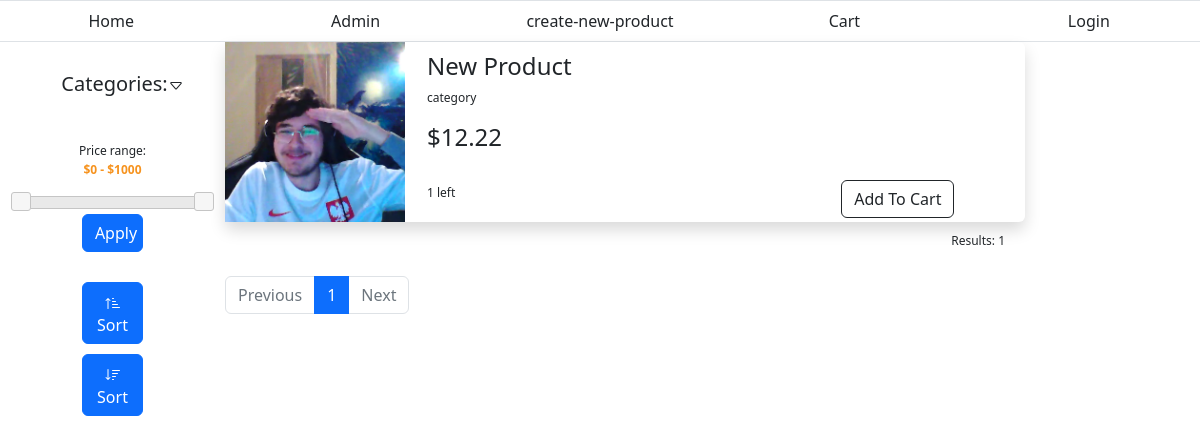
The app's page /, older data.
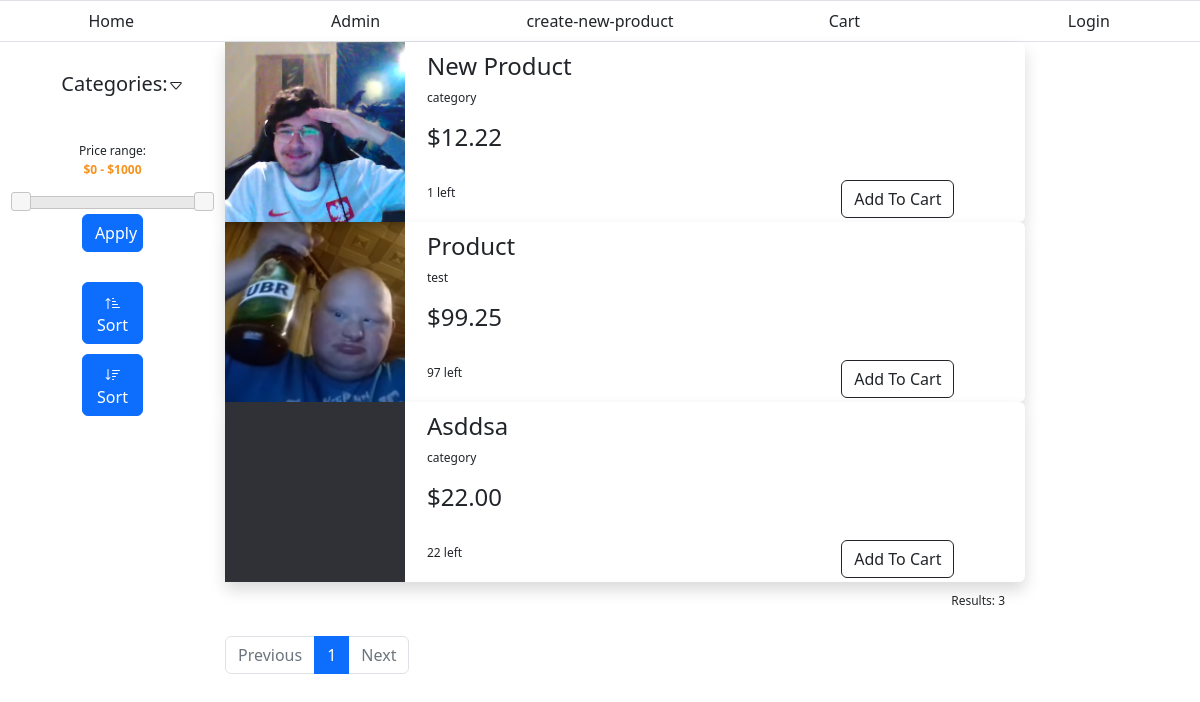
The same page, newer data.
### Ecommerce/models.py (models this page shows, shortened)
class Product(models.Model):
	name = models.CharField(max_length=200)
	category = models.ForeignKey(Category, on_delete=models.CASCADE)
	availability = models.IntegerField()
	price = models.DecimalField(max_digits=5, decimal_places=2)
	def get_image_url(self):
		return Photo.objects.get(product=self).file.url

class Photo(models.Model):
	file = models.ImageField(upload_to=getImageURL, default="static/default.png")
	uploaded = models.DateTimeField(auto_now_add=True)
	product = models.ForeignKey(Product, on_delete=models.CASCADE, null=True, blank=True)

class Category(models.Model):
	name = models.CharField(max_length=200)
	def __str__(self):
		return self.name
	def availableItems(self):
		return Product.objects.filter(category=self).count()

### Ecommerce/views.py (the view)
# urls.py: path('', AvailableItemsList, name="home"),
def AvailableItemsList(request, category=None, page=None):
	context = {}
	categories = Category.objects.all()
	context['categories'] = categories
	min_price = request.GET.get('price_from', '') or None
	max_price = request.GET.get('price_to', '') or None
	sorted = request.GET.get('sorted', '') or None
	if category is not None:
		object_list = Product.objects.all().filter(category__name=category)
	else:
		object_list = Product.objects.all()
	if min_price is not None:
		object_list = object_list.filter(price__gte=min_price)
	if min_price is not None:
		object_list = object_list.filter(price__lte=max_price)
	if sorted is not None:
		if sorted == 'reverse':
			object_list = object_list.order_by('-price')
		elif sorted == 'normal':
			object_list = object_list.order_by('price')
	paginator = Paginator(object_list, 3)
	objects_count = object_list.count()
	context['objects_count'] = objects_count
	page_number = page
	page_obj = paginator.get_page(page_number)
	context['page_obj'] = page_obj
	return render(request,"Ecommerce/home.html", context)

### Ecommerce/templates/Ecommerce/home.html (shortened to what this page needs)
{% extends 'base.html' %}
{% block content %}
	{% if page_obj %}
		{% for product in page_obj %}
		<div class="product-list-item shadow bg-white rounded">
			<div class="product-image">
				<img style=" height: 180px; width: auto;" src="{{product.get_image_url}}">
			</div>
			<div class="container">
				<div class="product-data">
					<div class="product-data-item">
						<h2>{{product.name|title}}</h2>
					</div>
					<div class="product-data-item">
						<p><a href="{% url 'home' category=product.category %}">{{product.category}}</a></p>
					</div>
					<div class="product-data-item">
						<h2>${{product.price}}</h2>
					</div>
					<div class="product-data-item">
						<div class="product-footer " >
							<div >
								<br>
								<p>{{product.availability}} left</p>
							</div>
							<div>
								{% if user.is_authenticated %}
									<button type="button" class="btn btn-outline-dark addbutton" data-productid="{{product.id}}">Add To Cart</button>
								{% else %}
									<button onclick="goToLoginPage()" type="button" class="btn btn-outline-dark addbutton" >Add To Cart</button>
								{% endif %}
							</div>
						</div>
					</div>
				</div>
			</div>
		</div>
		{% endfor %}
	{% else %}
		<div class="product-list-item shadow bg-white rounded">
			<div class="product-data-not-found">
				Products not found
			</div>
		</div>
	{% endif %}
	<div class="results-counter">
		{% if objects_count > 0 %}
			<p>Results: {{objects_count}}</p>
		{% endif %}
	</div>
	<div class="page-navigation">
		<nav aria-label="...">
		  <ul class="pagination">
		  	{% if page_obj.has_previous %}
		    <li class="page-item ">
		      <a class="page-link" href="{% url 'home-paginated' page_obj.previous_page_number %}?{{request.GET.urlencode}}" tabindex="-1">Previous</a>
		    </li>
		    {% else %}
		    <li class="page-item disabled">
		      <a class="page-link" href="#" tabindex="-1">Previous</a>
		    </li>
		    {% endif %}
		    <li class="page-item active">
		      <a class="page-link" href="#">{{page_obj.number}} </a>
		    </li>
		    {% if page_obj.has_next %}
		    <li class="page-item"><a class="page-link" href="{% url 'home-paginated' page_obj.next_page_number %}?{{request.GET.urlencode}}">	{{page_obj.next_page_number}}</a></li>
		    <li class="page-item">
		      <a class="page-link" href="{% url 'home-paginated' page_obj.next_page_number %}?{{request.GET.urlencode}}">Next</a>
		    </li>
		    {% else %}
		    <li class="page-item disabled">
		      <a class="page-link" href="#">Next</a>
		    </li>
		    {% endif %}
		  </ul>
		</nav>
	</div>
{% endblock content %}
{% block sidebar %}
	<div class="r-sidebar">
	</div>
{% endblock sidebar %}
{% block leftsidebar %}
	<link rel="stylesheet" href="//code.jquery.com/ui/1.13.2/themes/base/jquery-ui.css">
	<div class="left-sidebar">
		<div class="category-list-header">
			<h2><a href="#" onclick="toggleCategories()">Categories:<svg id="caret-down" xmlns="http://www.w3.org/2000/svg" width="16" height="16" fill="currentColor" class="bi bi-caret-down" viewBox="0 0 16 16">
  <path d="M3.204 5h9.592L8 10.481 3.204 5zm-.753.659 4.796 5.48a1 1 0 0 0 1.506 0l4.796-5.48c.566-.647.106-1.659-.753-1.659H3.204a1 1 0 0 0-.753 1.659z"/></svg>
</a></h2>
		</div>
		<div class="set-price">
			<div class="price">
				<p>
					<label for="amount">Price range:</label>
					<br>
					<input type="text" id="amount" readonly style="border:0; color:#f6931f; font-weight:bold;">
				</p>
			</div>
			<div id="slider-range"></div>
			<div class="apply-button">
				<button type="button" class="btn btn-primary" onclick="check_priceRange()">Apply</button>
			</div>
		</div>
		<div class="price-buttons">
			<div class="p-button">
				<button type="button" class="btn btn-primary" onclick="sort(0)">
					Sort
				</button>
			</div>
			<div class="p-button">
				<button type="button" class="btn btn-primary" onclick="sort(1)">
					Sort
				</button>
			</div>
		</div>
	</div>
{% endblock leftsidebar %}

Row changes from the older to the newer data that the page shows:
added Product: get_image_url (picture), name "Product", category "test", price "99.25", availability "97"
added Product: get_image_url (picture), name "Asddsa", category "category", price "22.00", availability "22"
Text that changed along with them:
{{ objects_count }}: "1" → "3"
